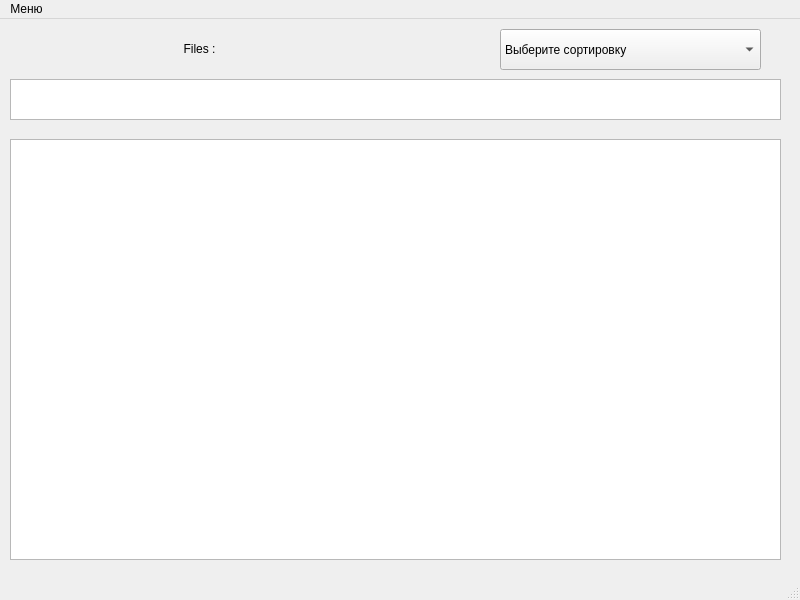
<?xml version="1.0" encoding="UTF-8"?>
<ui version="4.0">
 <class>MainWindow</class>
 <widget class="QMainWindow" name="MainWindow">
  <property name="geometry">
   <rect>
    <x>0</x>
    <y>0</y>
    <width>800</width>
    <height>600</height>
   </rect>
  </property>
  <property name="windowTitle">
   <string>MainWindow</string>
  </property>
  <widget class="QWidget" name="centralwidget">
   <widget class="QComboBox" name="comboBox">
    <property name="geometry">
     <rect>
      <x>500</x>
      <y>10</y>
      <width>261</width>
      <height>41</height>
     </rect>
    </property>
    <item>
     <property name="text">
      <string>Выберите сортировку</string>
     </property>
    </item>
    <item>
     <property name="text">
      <string>Файлы bmp</string>
     </property>
    </item>
    <item>
     <property name="text">
      <string>Файлы png</string>
     </property>
    </item>
    <item>
     <property name="text">
      <string>Файлы jpg</string>
     </property>
    </item>
    <item>
     <property name="text">
      <string>Файлы pcx</string>
     </property>
    </item>
    <item>
     <property name="text">
      <string>Файлы gif</string>
     </property>
    </item>
    <item>
     <property name="text">
      <string>Файлы tif</string>
     </property>
    </item>
   </widget>
   <widget class="QLabel" name="label">
    <property name="geometry">
     <rect>
      <x>50</x>
      <y>10</y>
      <width>299</width>
      <height>41</height>
     </rect>
    </property>
    <property name="styleSheet">
     <string notr="true">font: 87 12pt &quot;Segoe UI Black&quot;;</string>
    </property>
    <property name="text">
     <string>&lt;html&gt;&lt;head/&gt;&lt;body&gt;&lt;p align=&quot;center&quot;&gt;&lt;span style=&quot; font-weight:400;&quot;&gt;Files :&lt;/span&gt;&lt;/p&gt;&lt;/body&gt;&lt;/html&gt;</string>
    </property>
   </widget>
   <widget class="QTableWidget" name="tableWidget">
    <property name="geometry">
     <rect>
      <x>10</x>
      <y>60</y>
      <width>771</width>
      <height>41</height>
     </rect>
    </property>
    <property name="baseSize">
     <size>
      <width>50</width>
      <height>50</height>
     </size>
    </property>
   </widget>
   <widget class="QTableWidget" name="tableWidget_2">
    <property name="geometry">
     <rect>
      <x>10</x>
      <y>120</y>
      <width>771</width>
      <height>421</height>
     </rect>
    </property>
   </widget>
  </widget>
  <widget class="QMenuBar" name="menubar">
   <property name="geometry">
    <rect>
     <x>0</x>
     <y>0</y>
     <width>800</width>
     <height>21</height>
    </rect>
   </property>
   <widget class="QMenu" name="menu">
    <property name="title">
     <string>Меню</string>
    </property>
    <addaction name="action"/>
   </widget>
   <addaction name="menu"/>
  </widget>
  <widget class="QStatusBar" name="statusbar"/>
  <action name="action">
   <property name="text">
    <string>Открыть папку</string>
   </property>
  </action>
 </widget>
 <resources/>
 <connections/>
</ui>
